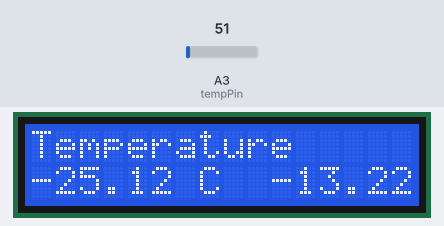
Bench run of a sketch on a simulated Arduino Uno, built with avr-gcc and run on an emulated ATmega328P. Parts: 16×2 character LCD. Inputs (shaded band) come from the test bench; at power-on: A3 (tempPin) = 51.

Above: at 1.2 s.
1.3 s: A3 (tempPin) set to 57
At 2.7 s:
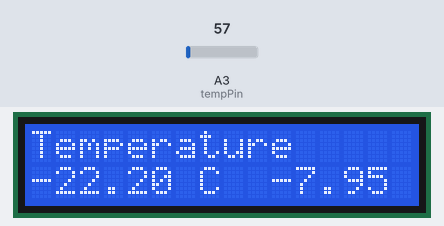
3.0 s: A3 (tempPin) set to 71
At 4.2 s:
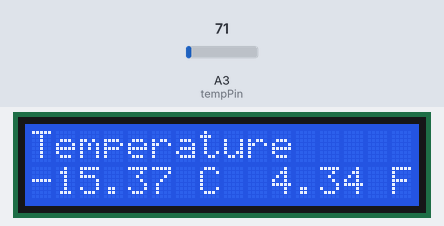
4.5 s: A3 (tempPin) set to 97
At 5.7 s:
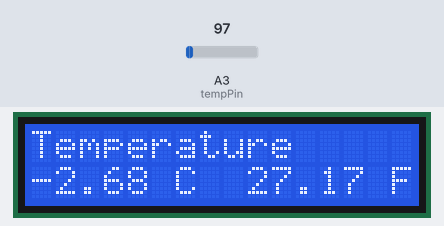
6.0 s: A3 (tempPin) set to 107
At 7.4 s:
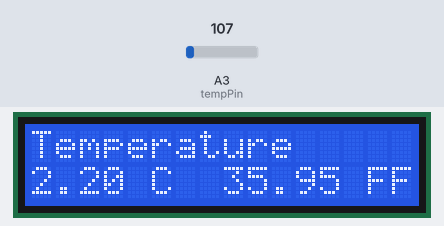
Timing chart, 0 to 8.6 s (numbered marks = the images above; inputs shaded):
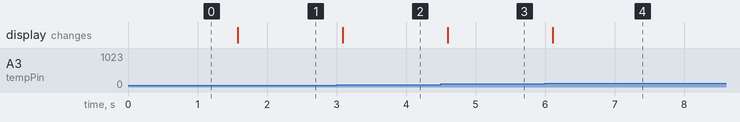

Measured:
- the behaviour switches between 54 and 55 on A3 (tempPin) (found by bisection; images 0 and 1)
- the behaviour switches between 102 and 103 on A3 (tempPin) (found by bisection; images 3 and 4)
- after the input at 1.3 s, the display: changes after 0.28 s (image 1)
- after the input at 3.0 s, the display: changes after 0.09 s (image 2)
- after the input at 4.5 s, the display: changes after 0.10 s (image 3)
- after the input at 6.0 s, the display: changes after 0.11 s (image 4)

The sketch:

p5_lcd_thermometer.ino
```cpp
#include <LiquidCrystal.h>

//                RS EN D4 D5 D6 D7
LiquidCrystal lcd(3, 4, 5, 6, 7, 8);

const int tempPin = A3;

void setup() {
  lcd.begin(16, 2);
  lcd.print("Temperature");
}

void loop() {
  lcd.setCursor(0, 1);
  float tempC = readTemp();
  float tempF = tempC * 9.0 / 5.0 + 32.0;
  lcd.print(tempC);
  lcd.print(" C  ");
  lcd.print(tempF);
  lcd.print(" F");
  delay(500);
}

float readTemp() {
  int raw = analogRead(tempPin);
  float volts = raw / 205.0;
  float tempC = 100.0 * volts - 50;
  return tempC;
}
```
